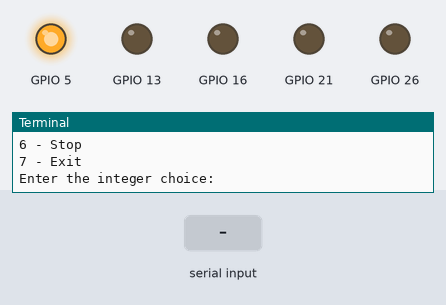
Simulated run of this program. Board: Raspberry Pi (BCM pin numbers). Parts: output pins drawn as LEDs (lit = HIGH), the last lines printed to the terminal. The test bench sets the inputs (shaded band). At 6.3 s the program stops and its outputs stay as they are.

Above: at 1.2 s.
1.3 s: "3" typed at the terminal, then Enter
At 2.7 s:
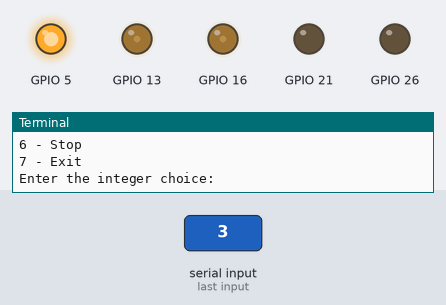
3.8 s: "4" typed at the terminal, then Enter
At 4.6 s:
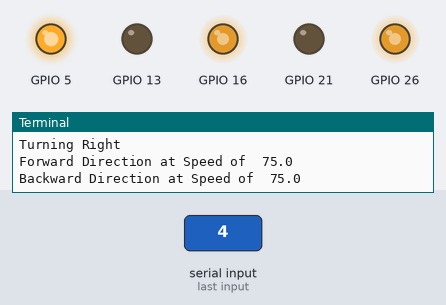
6.3 s: "90" typed at the terminal, then Enter
At 6.8 s:
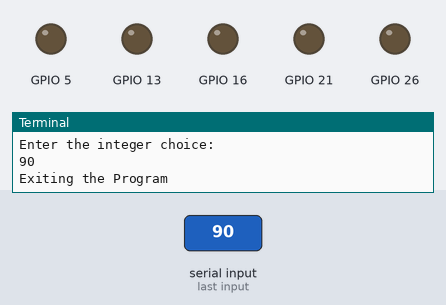
Timing chart, 0 to 7.8 s (numbered marks = the images above; inputs shaded):
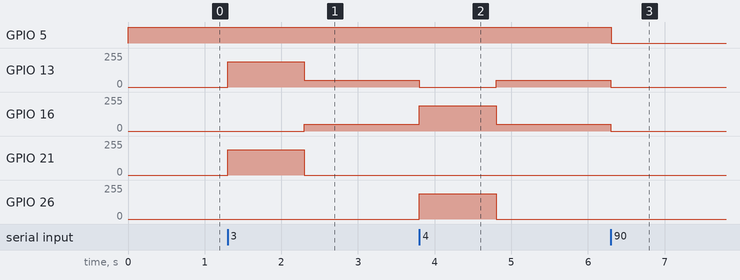

Measured:
- after the input at 1.3 s, GPIO 13: 0/255 → 191/255 at once, → 51/255 1.0 s later; GPIO 16: 0/255 → 51/255 after 1.0 s; GPIO 21: 0/255 → 191/255 at once, → 0/255 1.0 s later
- after the input at 3.8 s, GPIO 13: 51/255 → 0/255 at once, → 51/255 1.0 s later; GPIO 16: 51/255 → 191/255 at once, → 51/255 1.0 s later; GPIO 26: 0/255 → 191/255 at once, → 0/255 1.0 s later
- after the input at 6.3 s, GPIO 5: HIGH → LOW at once; GPIO 13, GPIO 16: 51/255 → 0/255 at once

The program:

MobilePlatform.py
```python
import RPi.GPIO as GPIO
import time
from Bridge import HBridge
from RotationDevices import Motor

#Class MobilePlatform to create a tank Object
class MobilePlatform:
    def __init__(self,H_Bridge,L_Motor,R_Motor):
        self.__HBridge = H_Bridge #HBridge Object of the Tank Object.

        #Left Motor Object of the Tank Object
        self.__LeftMotor = L_Motor

        #Right Motor Object of the Tank Object
        self.__RightMotor = R_Motor

        #Turn Operation Sleep Time
        self.__TurnSleep = 1

    #Method to Enable the H Bridge - Turning on the Tank
    def On(self):
        self.__HBridge.EnableBridge()

    #Method to Disable the H Bridge - Turning off the Tank
    def Off(self):
        self.__HBridge.DisableBridge()

    #Method for moving the mobile platform forward by enabling the H Bridge
    def Drive(self):
        DesiredSpeed = float(input("Enter the driving speed as a percentage of full speed: "))
        """Set both the motors to rotate in the forward direction
            using the property Direction on the left and right motor objects
            of the Tank Object"""
        self.__LeftMotor.Direction = Motor.FORWARD
        self.__RightMotor.Direction = Motor.FORWARD
        """Set the speed of both the motors using the property Speed
            on the left and right motor objects
            of the Tank Object"""
        self.__LeftMotor.Speed = DesiredSpeed
        self.__RightMotor.Speed = DesiredSpeed
        """Start both the motors by calling the Run method  on both
            the motor objects of the Tank Object"""
        self.__LeftMotor.Run()
        self.__RightMotor.Run()


    #Method for moving the mobile platform reverse by enabling the H Bridge
    def Reverse(self):
        DesiredSpeed = float(input("Enter the reverse speed as a percentage of full speed: "))
        print("Moving Reverse")
        #Write code to reverse the direction of the travel of the tank
        self.__LeftMotor.Direction = Motor.BACKWARD   #Set the direction of the left motor to backwards
        self.__RightMotor.Direction = Motor.BACKWARD #Set the direction of the right motor to backwards
        self.__LeftMotor.Speed = DesiredSpeed             #Set the speed the left motor should turn at
        self.__RightMotor.Speed = DesiredSpeed           #Set the speed of the right motor to match the left motor
        self.__LeftMotor.Run()                                          #Have the left motor run with the new parameters
        self.__RightMotor.Run()                                        #Have the right motor run with the new parameters


    #Method for stopping the mobile platform by disabling the H Bridge
    def Stop(self):
        """Stop both the motors by calling the Stop method  on both
            the motor objects of the Tank Object"""
        self.__LeftMotor.Stop()
        self.__RightMotor.Stop()

    """Method to accelerate or decelerate the mobile platform in the
        forward or Reverse direction."""
    def ChangeSpeed(self):
        SpeedInc = float(input("Enter increase or decrease (Negative) in speed(%): "))
        print("Changing Speed")
        """Write code to increase or decrease the speed from the current speed.
            1. First, using the property Speed obtain the current speed
            2. You should add the current speed to the increase or decrease speed increment variable SpeedInc
            3. Set the new speed for both the motors using the property Speed
            4. Call the run method on both the motors to rotate at the new speed"""
        self.__LeftMotor.Speed = self.__LeftMotor.Speed + SpeedInc       #Set the speed of the left motor to itself plus the speed change variable
        self.__RightMotor.Speed = self.__RightMotor.Speed + SpeedInc   #Set the speed of the right motor to itself plus the speed change variable
        self.__LeftMotor.Run()                                                                      #Have the left motor run with the new parameters
        self.__RightMotor.Run()                                                                    #Have the right motor run with the new parameters

    def TurnLeft(self):
        print("Turning Left")
        #Write code to turn the tank approximately left by 90 degrees"
        LeftDir = self.__LeftMotor.Direction                    #Store the current direction of the left motor
        RightDir = self.__RightMotor.Direction                #Store the current direction of the right motor
        LeftSpeed = self.__LeftMotor.Speed                  #Store the current speed of the left motor
        RightSpeed = self.__RightMotor.Speed              #Store the current speed of the right motor
        self.__LeftMotor.Direction = Motor.BACKWARD  #Change the left motors direction to backward
        self.__RightMotor.Direction = Motor.FORWARD  #Change the right motors direction to forward
        self.__LeftMotor.Speed = 75.0                           #Set the speed of the left motor to 75
        self.__RightMotor.Speed = 75.0                         #Set the speed of the right motor to 75
        self.__LeftMotor.Run()                                         #Run the left motor with the new parameters
        self.__RightMotor.Run()                                       #Run the right motor with the new parameters
        time.sleep(self.__TurnSleep)                              #Sleep so that the tank will turn
        self.__LeftMotor.Direction = LeftDir                    #Reset the left motors direction to its previous value
        self.__RightMotor.Direction = RightDir                #Reset the right motors direction to its previous value
        self.__LeftMotor.Speed = LeftSpeed                  #Reset the left motors speed to its previous value
        self.__RightMotor.Speed = RightSpeed              #Reset the right motors speed to its previous value
        self.__LeftMotor.Run()                                         #Run the motor with the new parameters
        self.__RightMotor.Run()                                       #Run the motor with the new parameters

    def TurnRight(self):
        print("Turning Right")
        #Write code to turn the tank approximately right by 90 degrees"
        LeftDir = self.__LeftMotor.Direction                    #Store the current direction of the left motor
        RightDir = self.__RightMotor.Direction                #Store the current direction of the right motor
        LeftSpeed = self.__LeftMotor.Speed                  #Store the current speed of the left motor
        RightSpeed = self.__RightMotor.Speed              #Store the current speed of the right motor
        self.__LeftMotor.Direction = Motor.FORWARD    #Change the left motors direction to backward
        self.__RightMotor.Direction = Motor.BACKWARD#Change the right motors direction to forward
        self.__LeftMotor.Speed = 75.0                           #Set the speed of the left motor to 75
        self.__RightMotor.Speed = 75.0                         #Set the speed of the right motor to 75
        self.__LeftMotor.Run()                                         #Run the left motor with the new parameters
        self.__RightMotor.Run()                                       #Run the right motor with the new parameters
        time.sleep(self.__TurnSleep)                              #Sleep so that the tank will turn
        self.__LeftMotor.Direction = LeftDir                    #Reset the left motors direction to its previous value
        self.__RightMotor.Direction = RightDir                #Reset the right motors direction to its previous value
        self.__LeftMotor.Speed = LeftSpeed                  #Reset the left motors speed to its previous value
        self.__RightMotor.Speed = RightSpeed              #Reset the right motors speed to its previous value
        self.__LeftMotor.Run()                                         #Run the motor with the new parameters
        self.__RightMotor.Run()                                       #Run the motor with the new parameters


if __name__ == '__main__':
    GPIO.setmode(GPIO.BCM)
    #GPIO Pin to Enable the H-Bridge to control both the motors of the Tank
    HBEnablePin = 5 #Channels (1 & 2) and (3 & 4) of the H-Bridge are enabled using GPIO5

    #Right Motor Direction Control GPIO Pins
    RightMotorForwardPin = 13 #GPIO13 - Forward direction
    RightMotorBackwardPin = 26 #GPIO26 - Backward direction

    #Left Motor Direction Control GPIO Pins
    LeftMotorForwardPin = 16 #GPIO16 - Forward direction
    LeftMotorBackwardPin = 21 #GPIO21 - Backward direction

    """Write a single line of code to Instantiate a single H-Bridge Object of type HBridge with the reference name
        as hBridge using the HBEnablePin parameter"""
    hBridge = HBridge(HBEnablePin) #Create an object to represent the hbridge on the tank

    """Instantiate the Right Motor Object of type Motor with the reference name
        as RightMotor using the parameters:
            RightMotorForwardPin and RightMotorBackwardPin"""
    RightMotor = Motor("Right Motor",RightMotorForwardPin,RightMotorBackwardPin) #Create a motor object to represent the Right motor on the tank

    """Write a single line of code to Instantiate the Left Motor Object of type Motor with the reference name
        as LeftMotor using the parameters:
            LeftMotorForwardPin and LeftMotorBackwardPin"""
    LeftMotor = Motor("Left Motor",LeftMotorForwardPin,LeftMotorBackwardPin) #Create a motor object to represent the Left motor on the tank

    """Write a single line of code to Instantiate a Mobile Platform Object with the reference name Tank
        using the following parameters
        H-Bridge object
        Left Motor object
        Right Motor object"""
    Tank = MobilePlatform(hBridge,LeftMotor,RightMotor) #Create a Platform object to represent the tank with the motos and hbridge object defined earlier

    #Write a single line of code to turn on the Tank (Enable the H Bridge) by calling the On Method on the Tank Object
    Tank.On() #Turn the tank on so that we can drive it

    try:
        while(True):
            print("1 - Drive\n2 - Accelerate or Decelerate\n3 - Turn Left\n4 - Turn Right\n5 - Reverse\n6 - Stop\n7 - Exit")
            choice = int(input("Enter the integer choice: "))
            if choice == 1:
                """Start the Tank performing the by calling the Start Method
                on the MobilePlatform object"""
                Tank.Drive()
            elif choice == 2:
                """Call the Accelerate method on the on the MobilePlatform object"""
                Tank.ChangeSpeed()
            elif choice == 3:
                Tank.TurnLeft()
            elif choice == 4:
                Tank.TurnRight()
            elif choice == 5:
                Tank.Reverse()
            elif choice == 6:
                print("Stopping the Tank")
                Tank.Stop()
            else:
                print("Exiting the Program")
                Tank.Stop()
                #Turn Off the Tank (Disabling the H Bridge) by calling the Off Method
                Tank.Off()
                GPIO.cleanup()
                break
    except KeyboardInterrupt:
        Tank.Stop()
        Tank.Off()
        GPIO.cleanup()
        print("Exiting")
```

Bridge.py
```python
import RPi.GPIO as GPIO
import time

#HBridge Class
class HBridge:
    #Init or Constructor to instantiate an object of type Motor
    def __init__(self,EnablePin):
        self.__EnablePin = EnablePin #HBridge Enable Pin
        #Setting up the HBridge Enable Pin
        GPIO.setup(self.__EnablePin,GPIO.OUT)

    #Method to Enable the H Bridge
    def EnableBridge(self):
        #Enabling the H-Bridge
        GPIO.output(self.__EnablePin,GPIO.HIGH)

    #Method to Disable the H Bridge
    def DisableBridge(self):
        #Enabling the H-Bridge
        GPIO.output(self.__EnablePin,GPIO.LOW)
```

RotationDevices.py
```python
import RPi.GPIO as GPIO
import time

#Motor Class
class Motor:
    FORWARD = True #Static or Class attribute for Forward Rotation
    BACKWARD = False #Static or Class attribute for Backward Rotation
    #Init or Constructor to instantiate an object of type Motor
    def __init__(self,Name,Forward,Backward):
        self.__MotorName = Name #Name of the motor
        #self.__EnablePin = EnablePin #HBridge Enable Pin
        self.__Frequency = 500 #Pulse Width Modulation Frequency
        self.__dc = 0.0 #Default Duty Cycle
        self.__RotationDir =  Motor.FORWARD #Default rotation in the Forward Direction

        #Setting up the HBridge Enable Pin
        #GPIO.setup(self.__EnablePin,GPIO.OUT)

        #Setting up the Forward and Backward Pins as output pins
        GPIO.setup(Forward,GPIO.OUT)
        GPIO.setup(Backward,GPIO.OUT)

        #Setting up the PWM operations on forward and backward GPIO pins
        self.__ForwardPin = GPIO.PWM(Forward,self.__Frequency)
        self.__BackwardPin = GPIO.PWM(Backward,self.__Frequency)

        #Start PWM using the default Duty Cycle
        self.__ForwardPin.start(self.__dc)
        self.__BackwardPin.start(self.__dc)

    #Method to run or start the motor
    def Run(self):
        #Enabling the H-Bridge
        #GPIO.output(self.__EnablePin,GPIO.HIGH)
        #Running the motor in the desired direction
        if self.__RotationDir: #Forward Direction
            print("Forward Direction at Speed of ",self.__dc)
            self.__BackwardPin.ChangeDutyCycle(0.0)
            self.__ForwardPin.ChangeDutyCycle(self.__dc)
        else: #Backward Direction
            print("Backward Direction at Speed of ",self.__dc)
            self.__ForwardPin.ChangeDutyCycle(0.0)
            self.__BackwardPin.ChangeDutyCycle(self.__dc)

    #Getter Function for the rotation direction of Motor
    @property #Directive property indicates the Direction is a property method
    def Direction(self):
        #Return the current direction of the motor
        return self.__RotationDir

    #Setter function for the rotation direction of Motor
    @Direction.setter
    def Direction(self,value):
        #Set the direction of the motor
        self.__RotationDir = value

    #Getter function of the Speed of the motor
    @property #Directive property indicates the Speed is a property method
    def Speed(self):
        #Return the current duty cycle of the motor
        return self.__dc

    #Setter function of the Speed of the motor
    @Speed.setter
    def Speed(self,value):
        #Checking for a valid duty cycle value
        if value <= 100.00 and value > 20.0:
            self.__dc = value
        else:
            self.__dc = 20.0

    #Method to stop the motor
    def Stop(self):
        #Reducing the Speed of the motor to zero
        self.__ForwardPin.ChangeDutyCycle(0.0)
        self.__BackwardPin.ChangeDutyCycle(0.0)
        
```
